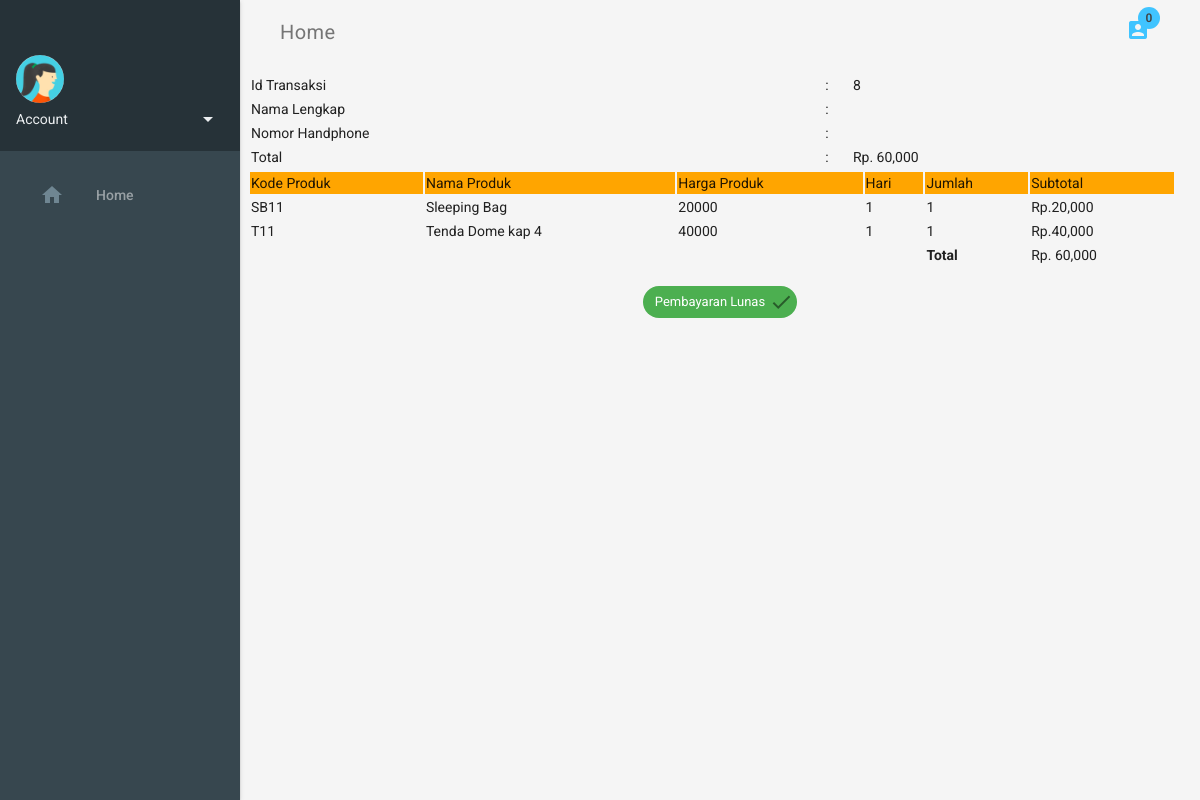
Page /nota.php?id=8 on the committed database.
### tables this page shows
CREATE TABLE `transaksi` (
  `Id_transaksi` int(11) NOT NULL,
  `username` varchar(255) DEFAULT NULL,
  `tanggal_transaksi` timestamp NULL DEFAULT current_timestamp() ON UPDATE current_timestamp(),
  `total_transaksi` varchar(255) DEFAULT NULL,
  `ket` varchar(255) DEFAULT NULL,
  `bukti_foto` text DEFAULT NULL
);

CREATE TABLE `transaksi_penyewaan` (
  `Id_transaksi_penyewaan` int(11) NOT NULL,
  `Id_transaksi` varchar(255) DEFAULT NULL,
  `kode_produk` varchar(255) DEFAULT NULL,
  `jumlah` varchar(255) DEFAULT NULL,
  `hari` int(11) DEFAULT NULL,
  `nama` varchar(255) DEFAULT NULL,
  `harga` varchar(255) DEFAULT NULL,
  `sub_total` varchar(255) DEFAULT NULL
);

### nota.php (the view, shortened to what this page needs)
<?php
require_once 'admin/config/config.php';
$Id_transaksi = $_GET['id'];
$users = $conn->query("SELECT * FROM transaksi JOIN users ON transaksi.username = users.username WHERE transaksi.Id_transaksi = '$Id_transaksi'");
$data_users = $users->fetch_assoc();
?>
<!doctype html>
<html lang="en">
  <head>
    <link rel="stylesheet" href="assets/css/material.cyan-light_blue.min.css">
    <link rel="stylesheet" href="assets/css/styles.css">
  </head>
  <body>
    <div class="demo-layout mdl-layout mdl-js-layout mdl-layout--fixed-drawer mdl-layout--fixed-header">
      <header class="demo-header mdl-layout__header mdl-color--grey-100 mdl-color-text--grey-600">
        <div class="mdl-layout__header-row">
          <span class="mdl-layout-title">Home</span>
          <?php
          if(empty($_SESSION["keranjang"]) OR !isset($_SESSION["keranjang"]))
          {
            ?>
            <a href="keranjang.php">
              <div class="material-icons mdl-badge mdl-badge--overlap" data-badge="0">account_box</div>
            </a>
            <?php
          } else{
            ?>
            <a href="keranjang.php">
              <div class="material-icons mdl-badge mdl-badge--overlap" data-badge="<?php echo count($_SESSION['keranjang']); ?>">account_box</div>
            </a>
            <?php
            }
          ?>
        </div>
      </header>
      <div class="demo-drawer mdl-layout__drawer mdl-color--blue-grey-900 mdl-color-text--blue-grey-50">
        <?php include_once 'drawer.php'; ?>
        <nav class="demo-navigation mdl-navigation mdl-color--blue-grey-800">
          <?php include_once 'menu.php'; ?>
        </nav>
      </div>
      <main class="mdl-layout__content mdl-color--grey-100">
        <div class="mdl-grid demo-content">
        	<table border="0" class="mdl-cell--12-col">
        		<tr>
        			<td>Id Transaksi</td>
        			<td>:</td>
        			<td><?= $data_users['Id_transaksi']; ?></td>
        		</tr>
                <tr>
                    <td>Nama Lengkap</td>
                    <td>:</td>
                    <td><?= $data_users['nama']; ?></td>
                </tr>
        		<tr>
        			<td>Nomor Handphone</td>
        			<td>:</td>
        			<td><?= $data_users['hp']; ?></td>
        		</tr>
                <tr>
                    <td>Total</td>
                    <td>:</td>
                    <td>Rp. <?= number_format($data_users['total_transaksi']); ?></td>
                </tr>
        	</table>
        	<table class="mdl mdl-cell--12-col">
        		<tr bgcolor="orange">
        			<td>Kode Produk</td>
        			<td>Nama Produk</td>
        			<td>Harga Produk</td>
        			<td>Hari</td>
        			<td>Jumlah</td>
        			<td>Subtotal</td>
        		</tr>
        		<?php
        		$sql = $conn->query("SELECT * FROM transaksi_penyewaan WHERE Id_transaksi = '$Id_transaksi'");
        		$total = 0;
        		while ($data = $sql->fetch_assoc()) {
        			$total += $data['sub_total']*$data['hari'];
                        ?>
                    <tr>
                        <td><?= $data['kode_produk']; ?></td>
                        <td><?= $data['nama']; ?></td>
                        <td><?= $data['harga']; ?></td>
                        <td><?= $data['hari']; ?></td>
                        <td><?= $data['jumlah']; ?></td>
                        <td>Rp.<?= number_format($data['sub_total']*$data['hari']); ?></td>
                    </tr>
                    <?php
        		}
        		?>
        		<tfoot>
        			<td colspan="4"></td>
                    <td><strong>Total</strong></td>
        			<td>Rp. <?php echo number_format($total); ?></td>
        		</tfoot>
        	</table><br><br>
        </div>
        <?php
        $sqlBukti = $conn->query("SELECT ket FROM transaksi WHERE Id_transaksi = '$Id_transaksi'");
        $dataBukti = $sqlBukti->fetch_assoc();
        if ($dataBukti['ket'] == 'Belum Melakukan Pembayaran') {
        	?>
        	<div class="mdl-cell mdl-cell--12-col">
        		<p>Silahkan melakukan <strong>pembayaran DP
        			<span style="color: red;">
        				Rp. <?php echo number_format($total/2); ?>
        			</span> dari Total pembayaran
        			<span style="color: red;">
        				Rp. <?php echo number_format($total); ?>
        			</span>
        		</strong> Sebagai tanda booking produk tersebut <br> ke
        		<strong> BANK Jateng 111-1021-0011 AN. Jdk Adventure</strong>
        		<p>
        	</div>
        	<?php
        } else {
            ?>
            <div class="mdl-cell mdl-cell--12-col" style="text-align: center;">
                <span class="mdl-chip mdl-chip--deletable mdl-color--green-500 mdl-color-text--white">
                    <span class="mdl-chip__text">Pembayaran Lunas</span>
                    <button type="button" class="mdl-chip__action"><i class="material-icons">check</i></button>
                </span>
            </div>
            <?php
        }
        ?>
      </main>
    </div>
  </body>
</html>

### assets/css/styles.css (style rules this page uses)
html, body { font-family: 'Roboto', 'Helvetica', sans-serif; }
.demo-drawer { border: none; }
.demo-drawer .demo-navigation { z-index: -2; }
.demo-navigation { -webkit-flex-grow: 1; -ms-flex-positive: 1; flex-grow: 1; }
.demo-content { max-width: 1080px; }

### rows in the picture
transaksi: Id_transaksi "8", total_transaksi "60,000"
transaksi_penyewaan: kode_produk "SB11", nama "Sleeping Bag", harga "20000", hari "1", jumlah "1", $data['sub_total']*$data['hari'] "20,000"
transaksi_penyewaan: kode_produk "T11", nama "Tenda Dome kap 4", harga "40000", hari "1", jumlah "1", $data['sub_total']*$data['hari'] "40,000"

### other values in the picture
$total "60,000"
